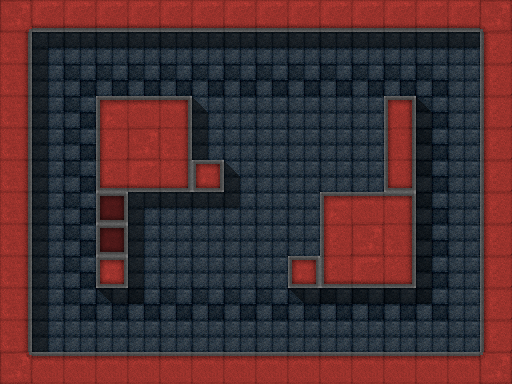

A 2D game scene composited from a Tiled map and its tileset images. What follows is a short description and the map's XML, with each tile layer's data collapsed to a summary:
An orthogonal 16x12 tile map with 32x32 px tiles, 3 tile layers (waypoints, main, shadows), 4 tilesets and 5 objects.

<map version="1.0" orientation="orthogonal" width="16" height="12" tilewidth="32" tileheight="32">
 <tileset firstgid="1" name="ConcreteStorm" tilewidth="32" tileheight="32">
  <image source="TileSets/ConcreteStormTileSet.png" width="512" height="512" />
  <tile id="5">
   <properties>
    <property name="Pit" value="" />
   </properties>
  </tile>
  <tile id="6">
   <properties>
    <property name="Pit" value="" />
   </properties>
  </tile>
  <tile id="7">
   <properties>
    <property name="Pit" value="" />
   </properties>
  </tile>
  <tile id="21">
   <properties>
    <property name="Pit" value="" />
   </properties>
  </tile>
  <tile id="37">
   <properties>
    <property name="Pit" value="" />
   </properties>
  </tile>
  <tile id="53">
   <properties>
    <property name="Pit" value="" />
   </properties>
  </tile>
  <tile id="68">
   <properties>
    <property name="Empty" value="" />
   </properties>
  </tile>
  <tile id="69">
   <properties>
    <property name="Empty" value="" />
   </properties>
  </tile>
  <tile id="84">
   <properties>
    <property name="Empty" value="" />
   </properties>
  </tile>
  <tile id="85">
   <properties>
    <property name="Empty" value="" />
   </properties>
  </tile>
 </tileset>
 <tileset firstgid="257" name="Tanks" tilewidth="32" tileheight="32">
  <image source="TileSets/TanksTileSet.png" width="128" height="32" />
  <tile id="0">
   <properties>
    <property name="Team" value="Red" />
    <property name="Type" value="Tank" />
   </properties>
  </tile>
  <tile id="1">
   <properties>
    <property name="Team" value="Green" />
    <property name="Type" value="Tank" />
   </properties>
  </tile>
  <tile id="3">
   <properties>
    <property name="Team" value="Red" />
    <property name="Type" value="Tank" />
   </properties>
  </tile>
 </tileset>
 <tileset firstgid="261" name="Waypoints" tilewidth="32" tileheight="32">
  <image source="TileSets/WaypointTileSet.png" width="32" height="32" />
  <tile id="0">
   <properties>
    <property name="Color" value="Green" />
   </properties>
  </tile>
 </tileset>
 <tileset firstgid="262" name="TanksTiled" tilewidth="32" tileheight="32">
  <image source="TileSets/TanksTiled.png" width="512" height="512" />
  <tile id="5">
   <properties>
    <property name="Pit" value="" />
   </properties>
  </tile>
  <tile id="6">
   <properties>
    <property name="Pit" value="" />
   </properties>
  </tile>
  <tile id="7">
   <properties>
    <property name="Pit" value="" />
   </properties>
  </tile>
  <tile id="21">
   <properties>
    <property name="Pit" value="" />
   </properties>
  </tile>
  <tile id="37">
   <properties>
    <property name="Pit" value="" />
   </properties>
  </tile>
  <tile id="53">
   <properties>
    <property name="Pit" value="" />
   </properties>
  </tile>
  <tile id="68">
   <properties>
    <property name="Empty" value="" />
   </properties>
  </tile>
  <tile id="69">
   <properties>
    <property name="Empty" value="" />
   </properties>
  </tile>
  <tile id="84">
   <properties>
    <property name="Empty" value="" />
   </properties>
  </tile>
  <tile id="85">
   <properties>
    <property name="Empty" value="" />
   </properties>
  </tile>
  <tile id="144">
   <properties>
    <property name="Empty" value="" />
   </properties>
  </tile>
  <tile id="145">
   <properties>
    <property name="Empty" value="" />
   </properties>
  </tile>
  <tile id="192">
   <properties>
    <property name="Pit" value="" />
   </properties>
  </tile>
 </tileset>
 <layer name="waypoints" width="16" height="12">
  <properties>
   <property name="color" value="green" />
  </properties>
  <data>[192 cells, 8 non-empty, 1 distinct tile ids]</data>
 </layer>
 <layer name="main" width="16" height="12">
  <data>[192 cells, 192 non-empty, 20 distinct tile ids]</data>
 </layer>
 <objectgroup name="tanks" width="16" height="12">
  <object gid="257" x="417" y="95">
   <properties>
    <property name="WaypointColor" value="Green" />
   </properties>
  </object>
  <object gid="258" x="256" y="193" />
  <object gid="257" x="64" y="95">
   <properties>
    <property name="WaypointColor" value="Green" />
   </properties>
  </object>
  <object gid="257" x="418" y="320">
   <properties>
    <property name="WaypointColor" value="Green" />
   </properties>
  </object>
  <object gid="257" x="62" y="320">
   <properties>
    <property name="WaypointColor" value="Green" />
   </properties>
  </object>
 </objectgroup>
 <layer name="shadows" width="16" height="12">
  <data>[192 cells, 45 non-empty, 6 distinct tile ids]</data>
 </layer>
</map>
